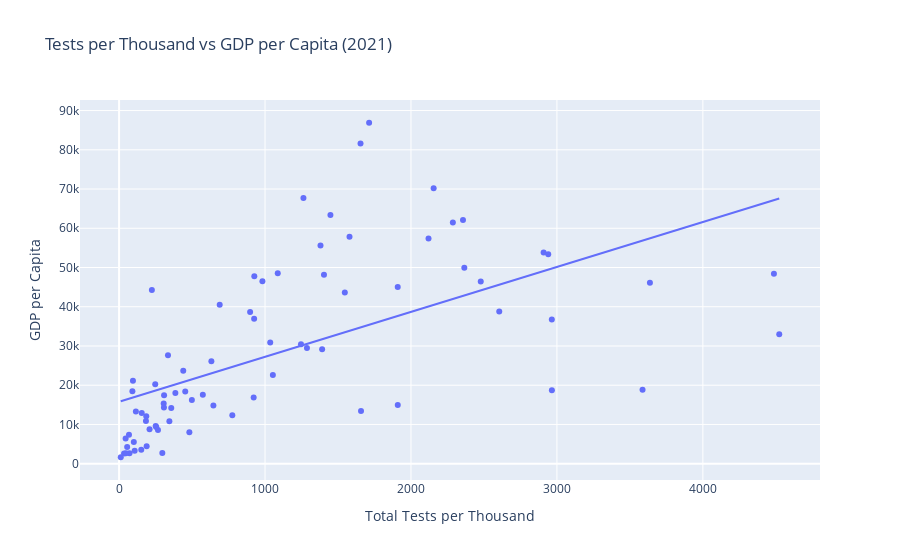

Here is the notebook cell this chart was saved with:
### Code cell
import pandas as pd
import plotly.express as px


covid_file_path = 'owid-covid-data.csv'
df_covid = pd.read_csv(covid_file_path)


df_covid['date'] = pd.to_datetime(df_covid['date'])
df_covid_2021 = df_covid[df_covid['date'].dt.year == 2021]


last_values_covid = df_covid_2021.groupby('location').apply(lambda x: x.loc[x['date'].idxmax()]).reset_index(drop=True)


filtered_data_covid = last_values_covid[['location', 'total_tests_per_thousand']].dropna()


gdp_file_path = 'GDP-data.csv'
df_gdp = pd.read_csv(gdp_file_path, skiprows=4)


df_gdp_2021 = df_gdp[['Country Name', '2021']].rename(columns={'Country Name': 'location', '2021': 'gdp_per_capita'}).dropna()


merged_data = pd.merge(filtered_data_covid, df_gdp_2021, on='location')


merged_data = merged_data[(merged_data['total_tests_per_thousand'] != 0) & (merged_data['gdp_per_capita'] != 0)]


Q1_tests = merged_data['total_tests_per_thousand'].quantile(0.25)
Q3_tests = merged_data['total_tests_per_thousand'].quantile(0.75)
IQR_tests = Q3_tests - Q1_tests

Q1_gdp = merged_data['gdp_per_capita'].quantile(0.25)
Q3_gdp = merged_data['gdp_per_capita'].quantile(0.75)
IQR_gdp = Q3_gdp - Q1_gdp


lower_bound_tests = Q1_tests - 1.5 * IQR_tests
upper_bound_tests = Q3_tests + 1.5 * IQR_tests
lower_bound_gdp = Q1_gdp - 1.5 * IQR_gdp
upper_bound_gdp = Q3_gdp + 1.5 * IQR_gdp


filtered_data_no_outliers = merged_data[
    (merged_data['total_tests_per_thousand'] >= lower_bound_tests) &
    (merged_data['total_tests_per_thousand'] <= upper_bound_tests) &
    (merged_data['gdp_per_capita'] >= lower_bound_gdp) &
    (merged_data['gdp_per_capita'] <= upper_bound_gdp)
]


fig = px.scatter(filtered_data_no_outliers, x='total_tests_per_thousand', y='gdp_per_capita',
                 title='Tests per Thousand vs GDP per Capita (2021)',
                 labels={'total_tests_per_thousand': 'Total Tests per Thousand', 'gdp_per_capita': 'GDP per Capita'},
                 trendline='ols')

fig.show()

### Figure 1 — Plotly figure (JSON) as saved in the notebook; plotly's stock layout.template omitted (floating-point values rounded to 4 significant figures)
{"data": [{"hovertemplate": "Total Tests per Thousand=%{x}<br>GDP per Capita=%{y}<extra></extra>", "legendgroup": "", "marker": {"color": "#636efa", "symbol": "circle"}, "mode": "markers", "name": "", "orientation": "v", "showlegend": false, "type": "scatter", "x": [498.6, 632.4, 922.2, 2120.0, 67.86, 2356.0, 1658.0, 254.7, 453.5, 308.4, 1380.0, 1391.0, 573.9, 439.7, 44.88, 925.4, 4487.0, 115.0, 184.0, 1909.0, 34.19, 1579.0, 2909.0, 2966.0, 4523.0, 186.3, 897.9, 2287.0, 481.6, 155.2, 3637.0, 2366.0, 250.8, 224.6, 775.9, 1404.0, 2965.0, 2478.0, 11.45, 1246.0, 3587.0, 2940.0, 95.05, 1910.0, 266.5, 344.7, 188.9, 1263.0, 1087.0, 1713.0, 101.0, 1036.0, 305.6, 646.3, 208.8, 2605.0, 689.5, 296.4, 926.6, 55.37, 1054.0, 982.1, 357.5, 1547.0, 307.3, 91.26, 1448.0, 1654.0, 247.6, 71.38, 335.1, 47.11, 385.6, 2155.0, 1287.0, 152.0, 106.7], "xaxis": "x", "y": [16260.0, 26090.0, 16900.0, 57410.0, 7366.0, 62110.0, 13420.0, 9343.0, 18380.0, 17450.0, 55630.0, 29150.0, 17590.0, 23700.0, 6433.0, 36950.0, 48420.0, 13290.0, 10860.0, 45050.0, 2628.0, 57850.0, 53830.0, 18690.0, 33020.0, 12110.0, 38640.0, 61480.0, 8045.0, 12900.0, 46130.0, 49910.0, 9611.0, 44290.0, 12360.0, 48130.0, 36780.0, 46410.0, 1642.0, 30460.0, 18870.0, 53390.0, 21120.0, 14950.0, 8581.0, 10820.0, 4461.0, 67690.0, 48560.0, 86890.0, 5555.0, 30900.0, 15360.0, 14850.0, 8797.0, 38780.0, 40540.0, 2706.0, 47750.0, 4266.0, 22580.0, 46500.0, 14170.0, 43620.0, 14310.0, 18450.0, 63380.0, 81600.0, 20250.0, 2679.0, 27630.0, 2688.0, 18040.0, 70220.0, 29500.0, 3527.0, 3276.0], "yaxis": "y"}, {"hovertemplate": "<b>OLS trendline</b><br>gdp_per_capita = 11.4564 * total_tests_per_thousand + 15776.8<br>R<sup>2</sup>=0.355896<br><br>Total Tests per Thousand=%{x}<br>GDP per Capita=%{y} <b>(trend)</b><extra></extra>", "legendgroup": "", "marker": {"color": "#636efa", "symbol": "circle"}, "mode": "lines", "name": "", "showlegend": false, "type": "scatter", "x": [11.45, 34.19, 44.88, 47.11, 55.37, 67.86, 71.38, 91.26, 95.05, 101.0, 106.7, 115.0, 152.0, 155.2, 184.0, 186.3, 188.9, 208.8, 224.6, 247.6, 250.8, 254.7, 266.5, 296.4, 305.6, 307.3, 308.4, 335.1, 344.7, 357.5, 385.6, 439.7, 453.5, 481.6, 498.6, 573.9, 632.4, 646.3, 689.5, 775.9, 897.9, 922.2, 925.4, 926.6, 982.1, 1036.0, 1054.0, 1087.0, 1246.0, 1263.0, 1287.0, 1380.0, 1391.0, 1404.0, 1448.0, 1547.0, 1579.0, 1654.0, 1658.0, 1713.0, 1909.0, 1910.0, 2120.0, 2155.0, 2287.0, 2356.0, 2366.0, 2478.0, 2605.0, 2909.0, 2940.0, 2965.0, 2966.0, 3587.0, 3637.0, 4487.0, 4523.0], "xaxis": "x", "y": [15910.0, 16170.0, 16290.0, 16320.0, 16410.0, 16550.0, 16590.0, 16820.0, 16870.0, 16930.0, 17000.0, 17090.0, 17520.0, 17550.0, 17890.0, 17910.0, 17940.0, 18170.0, 18350.0, 18610.0, 18650.0, 18690.0, 18830.0, 19170.0, 19280.0, 19300.0, 19310.0, 19620.0, 19730.0, 19870.0, 20190.0, 20810.0, 20970.0, 21290.0, 21490.0, 22350.0, 23020.0, 23180.0, 23680.0, 24670.0, 26060.0, 26340.0, 26380.0, 26390.0, 27030.0, 27640.0, 27850.0, 28230.0, 30060.0, 30250.0, 30520.0, 31590.0, 31720.0, 31860.0, 32370.0, 33500.0, 33870.0, 34730.0, 34770.0, 35400.0, 37650.0, 37650.0, 40070.0, 40470.0, 41980.0, 42770.0, 42880.0, 44170.0, 45620.0, 49100.0, 49460.0, 49750.0, 49750.0, 56870.0, 57450.0, 67180.0, 67600.0], "yaxis": "y"}], "layout": {"legend": {"tracegroupgap": 0}, "title": {"text": "Tests per Thousand vs GDP per Capita (2021)"}, "xaxis": {"anchor": "y", "domain": [0, 1], "title": {"text": "Total Tests per Thousand"}}, "yaxis": {"anchor": "x", "domain": [0, 1], "title": {"text": "GDP per Capita"}}}}
